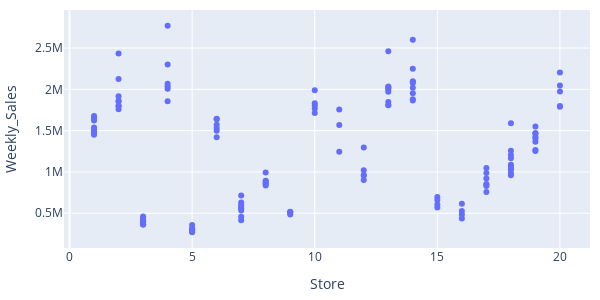
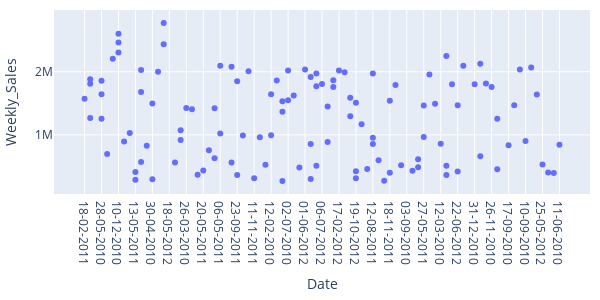
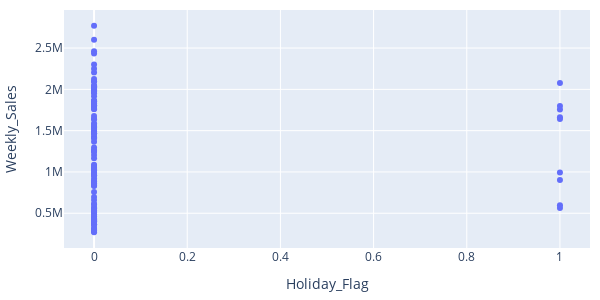
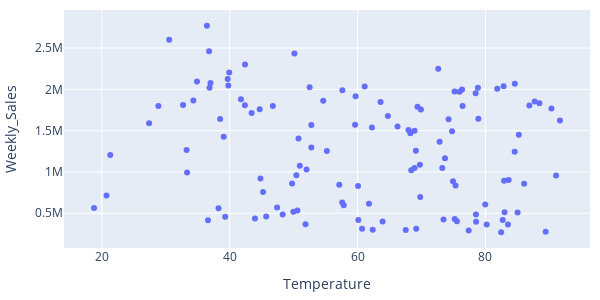

The notebook cell saved with these charts, in order:
### Code cell
m = 10

for col in data.drop('Weekly_Sales', axis=1).columns:
    px.scatter(data, x=col, y='Weekly_Sales',
               width=600, height=300,).update_layout(margin=dict(l=m, r=m, t=m, b=m)).show()

### Figure 1 — Plotly figure (JSON) as saved in the notebook; plotly's stock layout.template omitted (floating-point values rounded to 4 significant figures; data arrays with more than 128 entries replaced by an {"elided": "..."} marker saying what was removed)
{"data": [{"hovertemplate": "Store=%{x}<br>Weekly_Sales=%{y}<extra></extra>", "legendgroup": "", "marker": {"color": "#636efa", "symbol": "circle"}, "mode": "markers", "name": "", "orientation": "v", "showlegend": false, "type": "scatter", "x": {"elided": "150 int values"}, "xaxis": "x", "y": {"elided": "150 float values"}, "yaxis": "y"}], "layout": {"height": 300, "legend": {"tracegroupgap": 0}, "margin": {"b": 10, "l": 10, "r": 10, "t": 10}, "width": 600, "xaxis": {"anchor": "y", "domain": [0, 1], "title": {"text": "Store"}}, "yaxis": {"anchor": "x", "domain": [0, 1], "title": {"text": "Weekly_Sales"}}}}

### Figure 2 — Plotly figure (JSON) as saved in the notebook; plotly's stock layout.template omitted (floating-point values rounded to 4 significant figures; data arrays with more than 128 entries replaced by an {"elided": "..."} marker saying what was removed)
{"data": [{"hovertemplate": "Date=%{x}<br>Weekly_Sales=%{y}<extra></extra>", "legendgroup": "", "marker": {"color": "#636efa", "symbol": "circle"}, "mode": "markers", "name": "", "orientation": "v", "showlegend": false, "type": "scatter", "x": {"elided": "150 str values"}, "xaxis": "x", "y": {"elided": "150 float values"}, "yaxis": "y"}], "layout": {"height": 300, "legend": {"tracegroupgap": 0}, "margin": {"b": 10, "l": 10, "r": 10, "t": 10}, "width": 600, "xaxis": {"anchor": "y", "domain": [0, 1], "title": {"text": "Date"}}, "yaxis": {"anchor": "x", "domain": [0, 1], "title": {"text": "Weekly_Sales"}}}}

### Figure 3 — Plotly figure (JSON) as saved in the notebook; plotly's stock layout.template omitted (floating-point values rounded to 4 significant figures; data arrays with more than 128 entries replaced by an {"elided": "..."} marker saying what was removed)
{"data": [{"hovertemplate": "Holiday_Flag=%{x}<br>Weekly_Sales=%{y}<extra></extra>", "legendgroup": "", "marker": {"color": "#636efa", "symbol": "circle"}, "mode": "markers", "name": "", "orientation": "v", "showlegend": false, "type": "scatter", "x": {"elided": "150 int values"}, "xaxis": "x", "y": {"elided": "150 float values"}, "yaxis": "y"}], "layout": {"height": 300, "legend": {"tracegroupgap": 0}, "margin": {"b": 10, "l": 10, "r": 10, "t": 10}, "width": 600, "xaxis": {"anchor": "y", "domain": [0, 1], "title": {"text": "Holiday_Flag"}}, "yaxis": {"anchor": "x", "domain": [0, 1], "title": {"text": "Weekly_Sales"}}}}

### Figure 4 — Plotly figure (JSON) as saved in the notebook; plotly's stock layout.template omitted (floating-point values rounded to 4 significant figures; data arrays with more than 128 entries replaced by an {"elided": "..."} marker saying what was removed)
{"data": [{"hovertemplate": "Temperature=%{x}<br>Weekly_Sales=%{y}<extra></extra>", "legendgroup": "", "marker": {"color": "#636efa", "symbol": "circle"}, "mode": "markers", "name": "", "orientation": "v", "showlegend": false, "type": "scatter", "x": {"elided": "150 float values"}, "xaxis": "x", "y": {"elided": "150 float values"}, "yaxis": "y"}], "layout": {"height": 300, "legend": {"tracegroupgap": 0}, "margin": {"b": 10, "l": 10, "r": 10, "t": 10}, "width": 600, "xaxis": {"anchor": "y", "domain": [0, 1], "title": {"text": "Temperature"}}, "yaxis": {"anchor": "x", "domain": [0, 1], "title": {"text": "Weekly_Sales"}}}}
